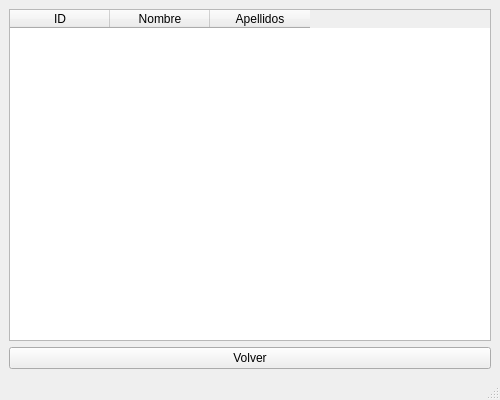
<?xml version="1.0" encoding="UTF-8"?>
<ui version="4.0">
 <class>VistaSeleccionAtleta</class>
 <widget class="QMainWindow" name="VistaSeleccionAtleta">
  <property name="geometry"><rect><x>0</x><y>0</y><width>500</width><height>400</height></rect></property>
  <property name="windowTitle"><string>Seleccione Atleta</string></property>
  <widget class="QWidget" name="centralwidget">
   <layout class="QVBoxLayout" name="verticalLayout">
    <item>
     <widget class="QTableWidget" name="tblAtletas">
      <column><property name="text"><string>ID</string></property></column>
      <column><property name="text"><string>Nombre</string></property></column>
      <column><property name="text"><string>Apellidos</string></property></column>
     </widget>
    </item>
    <item>
     <widget class="QPushButton" name="btn_volver">
      <property name="text"><string>Volver</string></property>
     </widget>
    </item>
   </layout>
  </widget>
  <widget class="QStatusBar" name="statusbar"/>
 </widget>
 <resources/>
 <connections/>
</ui>
